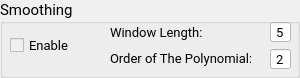
        <widget class="QGroupBox" name="smotthing_box">
         <property name="palette">
          <palette>
           <active>
            <colorrole role="Button">
             <brush brushstyle="SolidPattern">
              <color alpha="255">
               <red>240</red>
               <green>240</green>
               <blue>240</blue>
              </color>
             </brush>
            </colorrole>
            <colorrole role="Base">
             <brush brushstyle="SolidPattern">
              <color alpha="255">
               <red>240</red>
               <green>240</green>
               <blue>240</blue>
              </color>
             </brush>
            </colorrole>
            <colorrole role="Window">
             <brush brushstyle="SolidPattern">
              <color alpha="255">
               <red>240</red>
               <green>240</green>
               <blue>240</blue>
              </color>
             </brush>
            </colorrole>
            <colorrole role="Highlight">
             <brush brushstyle="SolidPattern">
              <color alpha="255">
               <red>255</red>
               <green>255</green>
               <blue>255</blue>
              </color>
             </brush>
            </colorrole>
           </active>
           <inactive>
            <colorrole role="Button">
             <brush brushstyle="SolidPattern">
              <color alpha="255">
               <red>240</red>
               <green>240</green>
               <blue>240</blue>
              </color>
             </brush>
            </colorrole>
            <colorrole role="Base">
             <brush brushstyle="SolidPattern">
              <color alpha="255">
               <red>240</red>
               <green>240</green>
               <blue>240</blue>
              </color>
             </brush>
            </colorrole>
            <colorrole role="Window">
             <brush brushstyle="SolidPattern">
              <color alpha="255">
               <red>240</red>
               <green>240</green>
               <blue>240</blue>
              </color>
             </brush>
            </colorrole>
            <colorrole role="Highlight">
             <brush brushstyle="SolidPattern">
              <color alpha="255">
               <red>255</red>
               <green>255</green>
               <blue>255</blue>
              </color>
             </brush>
            </colorrole>
           </inactive>
           <disabled>
            <colorrole role="Button">
             <brush brushstyle="SolidPattern">
              <color alpha="255">
               <red>240</red>
               <green>240</green>
               <blue>240</blue>
              </color>
             </brush>
            </colorrole>
            <colorrole role="Base">
             <brush brushstyle="SolidPattern">
              <color alpha="255">
               <red>240</red>
               <green>240</green>
               <blue>240</blue>
              </color>
             </brush>
            </colorrole>
            <colorrole role="Window">
             <brush brushstyle="SolidPattern">
              <color alpha="255">
               <red>240</red>
               <green>240</green>
               <blue>240</blue>
              </color>
             </brush>
            </colorrole>
            <colorrole role="Highlight">
             <brush brushstyle="SolidPattern">
              <color alpha="255">
               <red>255</red>
               <green>255</green>
               <blue>255</blue>
              </color>
             </brush>
            </colorrole>
           </disabled>
          </palette>
         </property>
         <property name="font">
          <font>
           <family>Roboto</family>
           <pointsize>11</pointsize>
          </font>
         </property>
         <property name="statusTip">
          <string>Smoothing via Savitzky-Golay filter</string>
         </property>
         <property name="title">
          <string>Smoothing</string>
         </property>
         <widget class="QLineEdit" name="lineEdit_4_OrderOfPoly">
          <property name="geometry">
           <rect>
            <x>270</x>
            <y>49</y>
            <width>21</width>
            <height>20</height>
           </rect>
          </property>
          <property name="palette">
           <palette>
            <active>
             <colorrole role="Button">
              <brush brushstyle="SolidPattern">
               <color alpha="255">
                <red>255</red>
                <green>255</green>
                <blue>255</blue>
               </color>
              </brush>
             </colorrole>
             <colorrole role="Base">
              <brush brushstyle="SolidPattern">
               <color alpha="255">
                <red>255</red>
                <green>255</green>
                <blue>255</blue>
               </color>
              </brush>
             </colorrole>
             <colorrole role="Window">
              <brush brushstyle="SolidPattern">
               <color alpha="255">
                <red>255</red>
                <green>255</green>
                <blue>255</blue>
               </color>
              </brush>
             </colorrole>
             <colorrole role="Highlight">
              <brush brushstyle="SolidPattern">
               <color alpha="255">
                <red>255</red>
                <green>255</green>
                <blue>255</blue>
               </color>
              </brush>
             </colorrole>
             <colorrole role="HighlightedText">
              <brush brushstyle="SolidPattern">
               <color alpha="255">
                <red>255</red>
                <green>0</green>
                <blue>0</blue>
               </color>
              </brush>
             </colorrole>
            </active>
            <inactive>
             <colorrole role="Button">
              <brush brushstyle="SolidPattern">
               <color alpha="255">
                <red>255</red>
                <green>255</green>
                <blue>255</blue>
               </color>
              </brush>
             </colorrole>
             <colorrole role="Base">
              <brush brushstyle="SolidPattern">
               <color alpha="255">
                <red>255</red>
                <green>255</green>
                <blue>255</blue>
               </color>
              </brush>
             </colorrole>
             <colorrole role="Window">
              <brush brushstyle="SolidPattern">
               <color alpha="255">
                <red>255</red>
                <green>255</green>
                <blue>255</blue>
               </color>
              </brush>
             </colorrole>
             <colorrole role="Highlight">
              <brush brushstyle="SolidPattern">
               <color alpha="255">
                <red>255</red>
                <green>255</green>
                <blue>255</blue>
               </color>
              </brush>
             </colorrole>
             <colorrole role="HighlightedText">
              <brush brushstyle="SolidPattern">
               <color alpha="255">
                <red>255</red>
                <green>0</green>
                <blue>0</blue>
               </color>
              </brush>
             </colorrole>
            </inactive>
            <disabled>
             <colorrole role="Button">
              <brush brushstyle="SolidPattern">
               <color alpha="255">
                <red>255</red>
                <green>255</green>
                <blue>255</blue>
               </color>
              </brush>
             </colorrole>
             <colorrole role="Base">
              <brush brushstyle="SolidPattern">
               <color alpha="255">
                <red>255</red>
                <green>255</green>
                <blue>255</blue>
               </color>
              </brush>
             </colorrole>
             <colorrole role="Window">
              <brush brushstyle="SolidPattern">
               <color alpha="255">
                <red>255</red>
                <green>255</green>
                <blue>255</blue>
               </color>
              </brush>
             </colorrole>
             <colorrole role="Highlight">
              <brush brushstyle="SolidPattern">
               <color alpha="255">
                <red>255</red>
                <green>255</green>
                <blue>255</blue>
               </color>
              </brush>
             </colorrole>
             <colorrole role="HighlightedText">
              <brush brushstyle="SolidPattern">
               <color alpha="255">
                <red>255</red>
                <green>0</green>
                <blue>0</blue>
               </color>
              </brush>
             </colorrole>
            </disabled>
           </palette>
          </property>
          <property name="font">
           <font>
            <family>Roboto</family>
            <pointsize>10</pointsize>
            <weight>50</weight>
            <italic>false</italic>
            <bold>false</bold>
           </font>
          </property>
          <property name="styleSheet">
           <string notr="true">background-color: rgb(255, 255, 255);</string>
          </property>
          <property name="text">
           <string>2</string>
          </property>
          <property name="alignment">
           <set>Qt::AlignCenter</set>
          </property>
         </widget>
         <widget class="QLabel" name="label_9_order_of_poly">
          <property name="geometry">
           <rect>
            <x>110</x>
            <y>50</y>
            <width>141</width>
            <height>16</height>
           </rect>
          </property>
          <property name="font">
           <font>
            <family>Roboto</family>
            <pointsize>10</pointsize>
            <weight>50</weight>
            <bold>false</bold>
           </font>
          </property>
          <property name="statusTip">
           <string>Smoothing via Savitzky-Golay filter</string>
          </property>
          <property name="text">
           <string>Order of The Polynomial:</string>
          </property>
         </widget>
         <widget class="QLineEdit" name="lineEdit_3_WindowLength">
          <property name="geometry">
           <rect>
            <x>270</x>
            <y>22</y>
            <width>21</width>
            <height>20</height>
           </rect>
          </property>
          <property name="palette">
           <palette>
            <active>
             <colorrole role="Button">
              <brush brushstyle="SolidPattern">
               <color alpha="255">
                <red>255</red>
                <green>255</green>
                <blue>255</blue>
               </color>
              </brush>
             </colorrole>
             <colorrole role="Base">
              <brush brushstyle="SolidPattern">
               <color alpha="255">
                <red>255</red>
                <green>255</green>
                <blue>255</blue>
               </color>
              </brush>
             </colorrole>
             <colorrole role="Window">
              <brush brushstyle="SolidPattern">
               <color alpha="255">
                <red>255</red>
                <green>255</green>
                <blue>255</blue>
               </color>
              </brush>
             </colorrole>
             <colorrole role="Highlight">
              <brush brushstyle="SolidPattern">
               <color alpha="255">
                <red>255</red>
                <green>255</green>
                <blue>255</blue>
               </color>
              </brush>
             </colorrole>
             <colorrole role="HighlightedText">
              <brush brushstyle="SolidPattern">
               <color alpha="255">
                <red>255</red>
                <green>0</green>
                <blue>0</blue>
               </color>
              </brush>
             </colorrole>
            </active>
            <inactive>
             <colorrole role="Button">
              <brush brushstyle="SolidPattern">
               <color alpha="255">
                <red>255</red>
                <green>255</green>
                <blue>255</blue>
               </color>
              </brush>
             </colorrole>
             <colorrole role="Base">
              <brush brushstyle="SolidPattern">
               <color alpha="255">
                <red>255</red>
                <green>255</green>
                <blue>255</blue>
               </color>
              </brush>
             </colorrole>
             <colorrole role="Window">
              <brush brushstyle="SolidPattern">
               <color alpha="255">
                <red>255</red>
                <green>255</green>
                <blue>255</blue>
               </color>
              </brush>
             </colorrole>
             <colorrole role="Highlight">
              <brush brushstyle="SolidPattern">
               <color alpha="255">
                <red>255</red>
                <green>255</green>
                <blue>255</blue>
               </color>
              </brush>
             </colorrole>
             <colorrole role="HighlightedText">
              <brush brushstyle="SolidPattern">
               <color alpha="255">
                <red>255</red>
                <green>0</green>
                <blue>0</blue>
               </color>
              </brush>
             </colorrole>
            </inactive>
            <disabled>
             <colorrole role="Button">
              <brush brushstyle="SolidPattern">
               <color alpha="255">
                <red>255</red>
                <green>255</green>
                <blue>255</blue>
               </color>
              </brush>
             </colorrole>
             <colorrole role="Base">
              <brush brushstyle="SolidPattern">
               <color alpha="255">
                <red>255</red>
                <green>255</green>
                <blue>255</blue>
               </color>
              </brush>
             </colorrole>
             <colorrole role="Window">
              <brush brushstyle="SolidPattern">
               <color alpha="255">
                <red>255</red>
                <green>255</green>
                <blue>255</blue>
               </color>
              </brush>
             </colorrole>
             <colorrole role="Highlight">
              <brush brushstyle="SolidPattern">
               <color alpha="255">
                <red>255</red>
                <green>255</green>
                <blue>255</blue>
               </color>
              </brush>
             </colorrole>
             <colorrole role="HighlightedText">
              <brush brushstyle="SolidPattern">
               <color alpha="255">
                <red>255</red>
                <green>0</green>
                <blue>0</blue>
               </color>
              </brush>
             </colorrole>
            </disabled>
           </palette>
          </property>
          <property name="font">
           <font>
            <family>Roboto</family>
            <pointsize>10</pointsize>
            <weight>50</weight>
            <italic>false</italic>
            <bold>false</bold>
           </font>
          </property>
          <property name="whatsThis">
           <string>Window Length = Number of Points, The length of the window for smoothing must be an odd number</string>
          </property>
          <property name="styleSheet">
           <string notr="true">background-color: rgb(255, 255, 255);</string>
          </property>
          <property name="text">
           <string>5</string>
          </property>
          <property name="alignment">
           <set>Qt::AlignCenter</set>
          </property>
         </widget>
         <widget class="QLabel" name="label_10_window_length">
          <property name="geometry">
           <rect>
            <x>110</x>
            <y>24</y>
            <width>111</width>
            <height>16</height>
           </rect>
          </property>
          <property name="font">
           <font>
            <family>Roboto</family>
            <pointsize>10</pointsize>
            <weight>50</weight>
            <bold>false</bold>
           </font>
          </property>
          <property name="statusTip">
           <string>Window Length = Number of Points . The length of the window for smoothing must be an odd number.</string>
          </property>
          <property name="whatsThis">
           <string>Window Length = Number of Points, The length of the window for smoothing must be an odd number</string>
          </property>
          <property name="text">
           <string>Window Length:</string>
          </property>
         </widget>
         <widget class="QCheckBox" name="checkBox_2_smoothing">
          <property name="geometry">
           <rect>
            <x>10</x>
            <y>37</y>
            <width>70</width>
            <height>17</height>
           </rect>
          </property>
          <property name="font">
           <font>
            <family>Roboto</family>
            <pointsize>10</pointsize>
           </font>
          </property>
          <property name="text">
           <string>Enable</string>
          </property>
         </widget>
        </widget>
